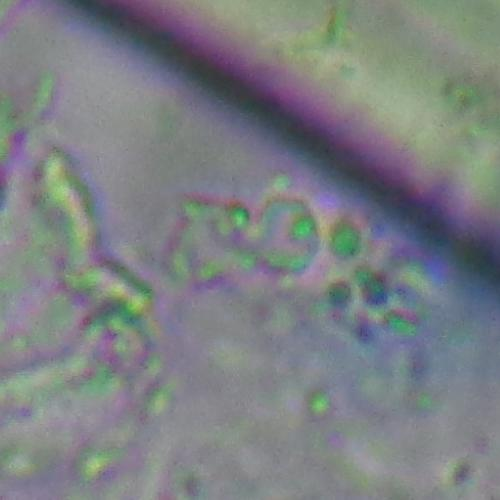
#> input picture defungi/H1/H1_101b_8.jpg, 500 x 500 px, found by its file name; its folder holds only this picture in this run
$ jupyter execute --allow-errors Urbina_Cruz_Final_Project.ipynb   (shell and % lines are left out)
#> lines starting #> are read from the running program, lines starting #| are printed output that depends on the picture
# Cruz Urbina
- Final Project - Fungi Analysis
- 5/4/26

The dataset was created to develop a machine-learning algorithm for detecting and classifying Fungi images. DeFungi is a dataset for direct mycological examination of microscopic fungi images. The images are from superficial fungal infections caused by yeasts, molds, or dermatophyte fungi. The images have been manually labelled into five classes and curated with a subject matter expert assistance. The images have been cropped with automated algorithms to produce the final dataset. Aims to detect and classify fungal infections in plants or biological samples from image data.

## Optional Setup
- Install the optional package if the notebook environment does not already include it.

[cell 1]
# -----------------------------
# Optional Setup
# -----------------------------

## Import Libraries
- Load the libraries used for data exploration, preprocessing, visualization, and modeling.

[cell 2]
# -----------------------------
# Import libraries
# -----------------------------
import os
import time

import joblib
import matplotlib.pyplot as plt
import numpy as np
import pandas as pd
from PIL import Image, ImageEnhance

from lazypredict.Supervised import LazyClassifier
from lightgbm import LGBMClassifier
from sklearn.decomposition import PCA
from sklearn.ensemble import BaggingClassifier, RandomForestClassifier
from sklearn.metrics import classification_report, confusion_matrix, ConfusionMatrixDisplay
from sklearn.model_selection import RandomizedSearchCV, StratifiedKFold, train_test_split
from sklearn.neighbors import NearestCentroid
from sklearn.preprocessing import LabelEncoder, StandardScaler
from sklearn.tree import DecisionTreeClassifier
from xgboost import XGBClassifier

from google.colab import drive

## Configure Project Paths
- Define the project and cache directories used to save intermediate files across notebook runs.

[cell 3]
# -----------------------------
# Configure Project Paths
# -----------------------------
project_dir = "/content/drive/MyDrive/ColabNotebooks/FinalProject"
cache_dir = os.path.join(project_dir, "cache")
os.makedirs(cache_dir, exist_ok=True)

## Resize Helper Function
- Create a reusable helper method for resizing images before converting them into model-ready arrays.

[cell 4]
# -----------------------------
# Resize Helper Function
# -----------------------------
def resize_image(img, image_size):
    return img.resize(image_size)

## Image Path Helper Function
- Build a helper method that scans the dataset folders and returns image paths with their class labels.

[cell 5]
# -----------------------------
# Image Path Helper Function
# -----------------------------
def load_image_paths(dataset_path):
    image_data = []

    for class_name in sorted(os.listdir(dataset_path)):
        class_folder = os.path.join(dataset_path, class_name)

        if not os.path.isdir(class_folder):
            continue

        for file_name in sorted(os.listdir(class_folder)):
            if file_name.lower().endswith((".jpg", ".jpeg", ".png")):
                image_data.append({
                    "image_path": os.path.join(class_folder, file_name),
                    "label": class_name
                })
#> pass 2 of the loop in load_image_paths, `for class_name in sorted(os.listdir(dataset_path)):`:

    return pd.DataFrame(image_data)

## Augmentation Helper Functions
- Define helper methods for augmenting images and balancing the class distribution before preprocessing.

[cell 6]
# -----------------------------
# Augmentation Helper Functions
# -----------------------------
def augment_image(img, rng):
    if rng.random() < 0.5:
        img = img.transpose(Image.Transpose.FLIP_LEFT_RIGHT)

    img = img.rotate(rng.uniform(-15, 15))
    img = ImageEnhance.Brightness(img).enhance(rng.uniform(0.9, 1.1))
    img = ImageEnhance.Contrast(img).enhance(rng.uniform(0.9, 1.1))

    return img


def build_balanced_dataframe(df):
    class_counts = df["label"].value_counts()
    target_count = class_counts.max()
    augmentation_rows = []

    for label, count in class_counts.items():
        if count >= target_count:
            continue

        class_subset = df[df["label"] == label].reset_index(drop=True)
        samples_needed = target_count - count

        for i in range(samples_needed):
            sample = class_subset.iloc[i % len(class_subset)]
            augmentation_rows.append({
                "image_path": sample["image_path"],
                "label": label,
                "is_augmented": True
            })

    df_balanced = df.copy()
    df_balanced["is_augmented"] = False

    if augmentation_rows:
        df_balanced = pd.concat(
            [df_balanced, pd.DataFrame(augmentation_rows)],
            ignore_index=True
        )

    df_balanced["is_augmented"] = df_balanced["is_augmented"].astype(bool)
    return df_balanced

## Image Array Helper Function
- Create a helper method that loads, augments, resizes, and flattens images into feature arrays and labels.

[cell 7]
# -----------------------------
# Image Array Helper Function
# -----------------------------
def build_image_arrays(working_df, image_size=(32, 32), seed=42):
    X = []
    y = []
    rng = np.random.default_rng(seed)

    for row in working_df.itertuples():
        try:
            with Image.open(row.image_path) as img:
                img = img.convert("RGB")

                if getattr(row, "is_augmented", False):
                    img = augment_image(img, rng)

                img = resize_image(img, image_size)
                arr = np.asarray(img, dtype=np.float32) / 255.0

            X.append(arr.flatten())
            y.append(row.label)

        except Exception as e:
            print("Error loading:", row.image_path, e)

    return np.asarray(X, dtype=np.float32), np.asarray(y)

## Mount Google Drive
- Connect Google Drive so the notebook can access the project dataset and saved arrays.

[cell 8]
# -----------------------------
# Mount Google Drive
# -----------------------------
drive.mount('/content/drive')

[cell 9]
# -----------------------------
# Flush any mounted drives
# -----------------------------
drive.flush_and_unmount()

## Load Image Paths
- Collect each image path and class label from the dataset folders into a dataframe.

[cell 10]
# -----------------------------
# Load Image Paths
# -----------------------------

dataset_path = '/content/drive/MyDrive/ColabNotebooks/FinalProject/defungi'
image_paths_cache = os.path.join(cache_dir, "image_paths.csv")

#> (the rest of this cell did not finish here and is left out)

## Preview Dataset
- Display the first few rows to confirm the image paths and labels loaded correctly.

[cell 11]
# -----------------------------
# Preview Dataset
# -----------------------------
print(df.head())

## Count Images
- Print the total number of images included in the dataset.

[cell 12]
# -----------------------------
# Count Images
# -----------------------------
print("Total images:", len(df))

## List Classes
- Show the unique fungi classes present in the dataset.

[cell 13]
# -----------------------------
# List Classes
# -----------------------------
print("Classes:", df["label"].unique())

## Display Sample Image
- Open and display one example image from the dataset.

[cell 14]
# -----------------------------
# Display Sample Image
# -----------------------------
class_folder = os.listdir(dataset_path)[0]
image_folder = os.path.join(dataset_path, class_folder)

image_file = os.listdir(image_folder)[0]
image_path = os.path.join(image_folder, image_file)

img = Image.open(image_path)
#> img is the input picture: PIL image 500x500 RGB; mean R, G, B 123.8, 127.9, 131

plt.imshow(img)
plt.title(class_folder)
plt.axis("off")
plt.show()

## Class Counts
- Count how many images belong to each fungi class.

[cell 15]
# -----------------------------
# Class Counts
# -----------------------------
class_counts = df["label"].value_counts()
print(class_counts)

## Class Percentages
- Calculate the percentage of samples represented by each class.

[cell 16]
# -----------------------------
# Class Percentages
# -----------------------------
class_percentages = df["label"].value_counts(normalize=True) * 100
print(class_percentages)

## Sample Images By Class
- Display one example image for each fungi class to compare them visually.

[cell 17]
# -----------------------------
# Sample Images By Class
# -----------------------------

plt.figure(figsize=(12,8))

for i, label in enumerate(df["label"].unique()):
    sample_path = df[df["label"] == label]["image_path"].iloc[0]
    img = Image.open(sample_path)

    plt.subplot(2, 3, i + 1)
    plt.imshow(img)
    plt.title(label)
    plt.axis("off")
#> pass 2 of the loop `for i, label in enumerate(df["label"].unique()):`:
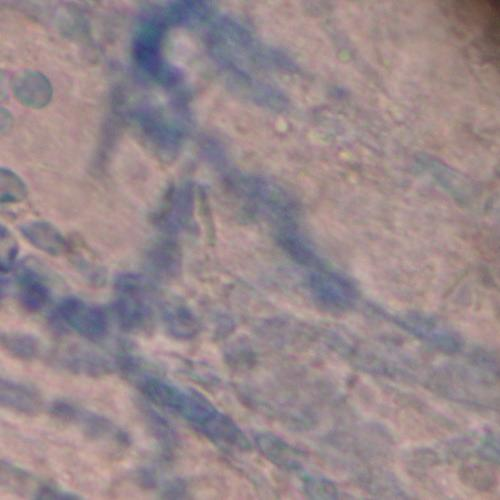
#> input picture defungi/H2/H2_102b_3.jpg, 500 x 500 px, found by its file name
#> img is the input picture: PIL image 500x500 RGB; mean R, G, B 152.5, 137.3, 140.9

plt.tight_layout()
plt.show()
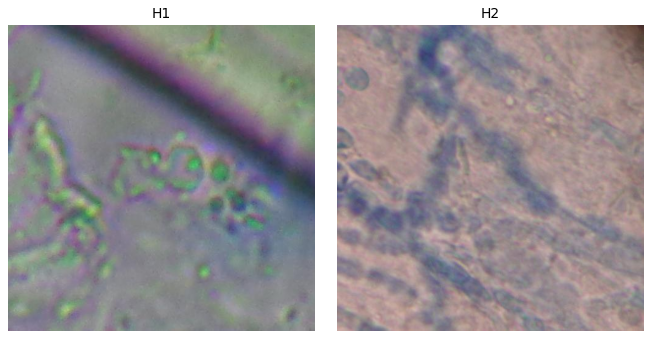
#> figure drawn by matplotlib, 2 panels

## Plot Class Balance
- Visualize the class distribution to check whether the dataset is balanced.

[cell 18]
# -----------------------------
# Plot Class Balance
# -----------------------------
plt.figure(figsize=(8, 5))
class_counts.plot(kind="bar")
plt.title("Class Distribution")
plt.xlabel("Fungi Class")
plt.ylabel("Number of Images")
plt.xticks(rotation=45)
plt.tight_layout()
plt.show()
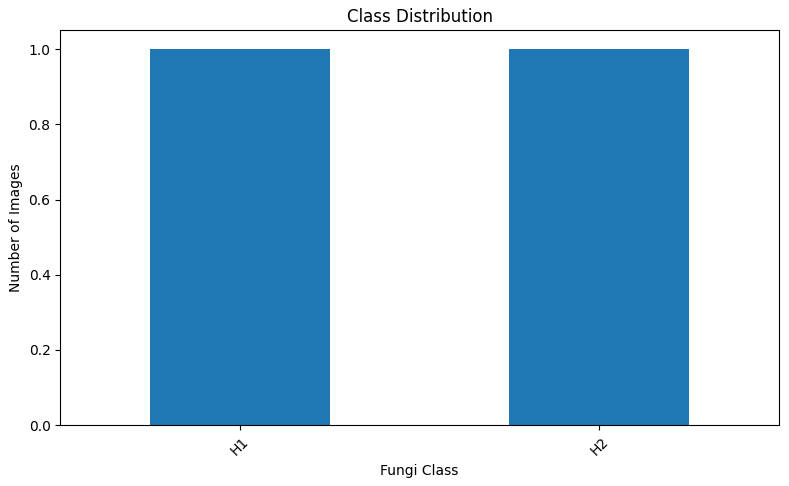
#> figure drawn by matplotlib, 1 panel

## Augment Minority Classes
- Create additional training examples for minority classes so the model sees a more balanced class distribution.

[cell 19]
# -----------------------------
# Augment Minority Classes
# -----------------------------
balanced_cache_path = os.path.join(cache_dir, "balanced_image_paths.csv")

#> (the rest of this cell did not finish here and is left out)

    df_balanced.to_csv(balanced_cache_path, index=False)
    print("Built balanced dataset and cached it.")

print(df_balanced["label"].value_counts())

## Prepare Image Arrays
- Resize the images and convert them into flattened normalized arrays for modeling.

[cell 20]
# -----------------------------
# Prepare Image Arrays
# -----------------------------
image_size = (32, 32)
processed_path = os.path.join(cache_dir, "defungi_processed_augmented.npz")

if os.path.exists(processed_path):
    data = np.load(processed_path)
    X = data["X"]
    y = data["y"]
    print("Loaded processed image arrays from cache.")
else:
    working_df = df_balanced if "df_balanced" in globals() else df.copy()
    X, y = build_image_arrays(working_df, image_size=image_size)
#> in resize_image, `return img.resize(image_size)`:
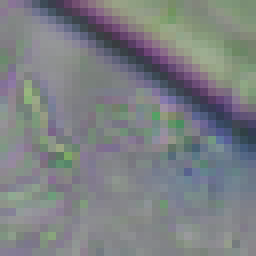
#> returned value: PIL image 32x32 RGB (shown 8 times larger); mean R, G, B 123.9, 127.9, 131
#> pass 2 of the loop in build_image_arrays, `for row in working_df.itertuples():`:
#> in resize_image (call 2), `return img.resize(image_size)`:
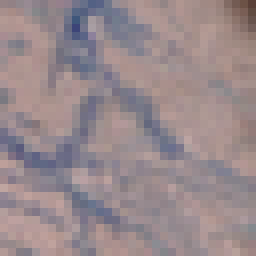
#> returned value: PIL image 32x32 RGB (shown 8 times larger); mean R, G, B 152.5, 137.3, 140.9
    np.savez_compressed(processed_path, X=X, y=y)
    print("Built processed image arrays and cached them.")

print("X shape:", X.shape)
#| X shape: (2, 3072)
print("y shape:", y.shape)
#| y shape: (2,)

## Load Processed Data
- Load the saved feature and label arrays instead of regenerating them each time.

[cell 21]
# -----------------------------
# Load Processed Data
# -----------------------------
candidate_processed_paths = [
    os.path.join(cache_dir, "defungi_processed_augmented.npz"),
    os.path.join(cache_dir, "defungi_processed.npz")
]

if "X" in globals() and "y" in globals():
    print("Processed arrays already available.")
else:
    processed_path = next(
        (path for path in candidate_processed_paths if os.path.exists(path)),
        None
    )

    if processed_path is None:
        raise FileNotFoundError("No processed dataset cache was found.")

    data = np.load(processed_path)
    X = data["X"]
    y = data["y"]
    print("Loaded:", processed_path)

print(X.shape, y.shape)
#| (2, 3072) (2,)

## Encode Labels
- Convert the class labels into numeric values for the machine learning models.

[cell 22]
# -----------------------------
# Encode Labels
# -----------------------------
label_encoder = LabelEncoder()
y_encoded = label_encoder.fit_transform(y)
#> y_encoded = [0, 1]

print("Classes:", label_encoder.classes_)

## Split Training Data
- Create the training set and hold out the remaining data for validation and testing.

#> (a cell that did not finish here is left out)

## Split Validation And Test Data
- Divide the remaining samples equally into validation and test sets.

#> (a cell that did not finish here is left out)

## Check Split Shapes
- Print the shape of each split to verify the dataset partitions.

#> (a cell that did not finish here is left out)

## Scale Features
- Standardize the feature values before dimensionality reduction and model training.

[cell 26]
# -----------------------------
# Scale Features
# -----------------------------
scaled_cache_path = os.path.join(cache_dir, "scaled_splits.joblib")

#> (the rest of this cell did not finish here and is left out)

## Apply PCA
- Reduce the feature space while preserving most of the variance in the data.

[cell 27]
# -----------------------------
# Apply PCA
# -----------------------------
pca_cache_path = os.path.join(cache_dir, "pca_splits.joblib")

#> (the rest of this cell did not finish here and is left out)

## Compare Dimensions
- Print the original and reduced feature dimensions after PCA.

[cell 28]
# -----------------------------
# Compare Dimensions
# -----------------------------
print("Train")
#> (the rest of this cell did not finish here and is left out)

## Run Baseline Models
- Benchmark many classifiers quickly to identify strong candidates.

[cell 29]
# -----------------------------
# Run Baseline Models
# -----------------------------
baseline_models_path = os.path.join(cache_dir, "baseline_models.csv")

#> (the rest of this cell did not finish here and is left out)

## Show Top Baseline Models
- Render the top baseline model results as a table and save the figure.

#> (a cell that did not finish here is left out)

## Define Tuning Search Space
- Set up the top models and hyperparameter ranges for randomized tuning.

#> (a cell that did not finish here is left out)

## Tune Candidate Models
- Perform randomized cross-validated tuning for each selected model.

[cell 32]
# -----------------------------
# Tune Candidate Models
# -----------------------------
cv = StratifiedKFold(n_splits=3, shuffle=True, random_state=42)

tuned_results_path = os.path.join(cache_dir, "tuned_results.csv")
best_estimators_path = os.path.join(cache_dir, "best_estimators.joblib")

#> (the rest of this cell did not finish here and is left out)

## Evaluate Tuned Models
- Measure the tuned models on the test set using weighted classification metrics.

[cell 33]
# -----------------------------
# Evaluate Tuned Models
# -----------------------------
test_results_path = os.path.join(cache_dir, "test_results.csv")

#> (the rest of this cell did not finish here and is left out)
